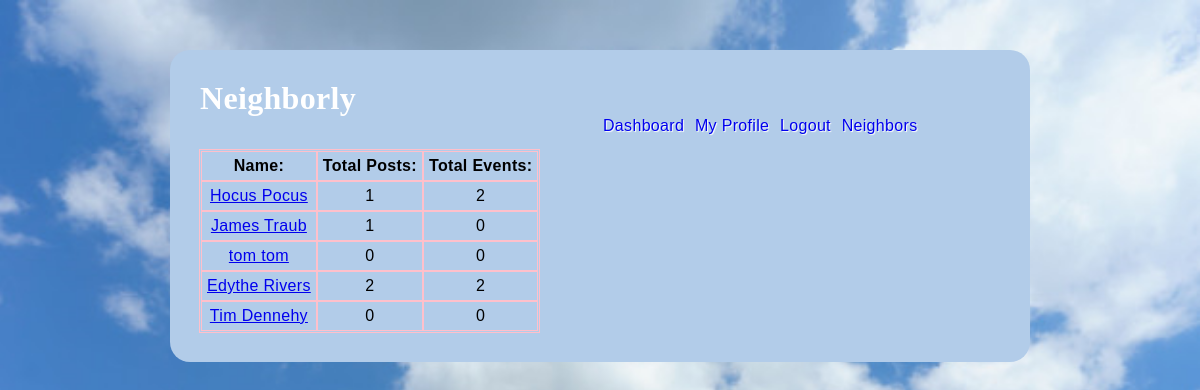
The app's page /all_users (signed in) with its own data.
### models.py (models this page shows)
class User(db.Model):
    __tablename__ = "users"
    id = db.Column(db.Integer, primary_key=True)
    first_name = db.Column(db.String(45))
    last_name = db.Column(db.String(45))
    email = db.Column(db.String(255))
    address_id = db.Column(db.Integer, db.ForeignKey('addresses.id', ondelete='cascade'))
    address = db.relationship('Address', foreign_keys=[address_id])
    password_hash=db.Column(db.String(255))
    profile_pic = db.Column(db.Text)
    likes_sent = db.relationship('Post', secondary=likes_table, passive_deletes=True)
    all_post = db.relationship('Post', back_populates="user", cascade="all, delete, delete-orphan")
    all_event = db.relationship('Event', back_populates="user", cascade="all, delete, delete-orphan")
    post_comments = db.relationship('Post_comment', back_populates="user", cascade="all, delete, delete-orphan")
    event_comments = db.relationship('Event_comment', back_populates="user", cascade="all, delete, delete-orphan")
    created_at = db.Column(db.DateTime, server_default = func.now())
    updated_at = db.Column(db.DateTime, server_default = func.now(), onupdate = func.now())
    @property
    def full_name(self):
        return self.first_name + ' ' + self.last_name
    @property
    def num_posts(self):
        return len(self.all_post)
    @property
    def num_events(self):
        return len(self.all_event)

### controller.py (the view)
def all_users():
    if 'user_id' not in session:
        return redirect("/")
    users = User.query.all()
    return render_template("all_neighbors.html", all_users = users)

### templates/all_neighbors.html (shortened to what this page needs)
<!DOCTYPE html>
<html lang="en">
<head>
    <link rel="stylesheet" type="text/css" href="{{ url_for('static', filename='style_profile.css') }}">
</head>
<body>
    <div class="container">
        <h1>Neighborly</h1>
        <div class="navigation">
            <a href="/dashboard">Dashboard</a>
            <a href="/my_profile">My Profile</a>
            <a href="/logout">Logout</a>
            <a href="/all_users">Neighbors</a>
        </div>
        <div class="neighbors">
            <table>
                <thead>
                    <tr>
                        <th>Name:</th>
                        <th>Total Posts: </th>
                        <th>Total Events:</th>
                    </tr>
                </thead>
                <tbody>
                    {% for user in all_users %}
                    <tr>
                        <td><a href="/neighbors/profile/{{user.id}}">{{user.full_name}}</a></td>
                        <td>{{user.num_posts}}</td>
                        <td>{{user.num_events}}</td>
                    </tr>
                    {% endfor %}
                </tbody>
            </table>
        </div>
    </div>
</body>
</html>

### static/style_profile.css (style rules this page uses)
* { margin: 0px; padding: 0px; }
body { background-repeat: no-repeat; background-attachment: fixed; background-size: cover; background-position: top; background-image: url("clouds.png"); width: 100%; height: 100%; font-family: Arial, Helvetica; letter-spacing: 0.02em; font-weight: 400; -webkit-font-smoothing: antialiased; }
.container { width: 800px; background-color: rgb(178, 204, 233); margin: 50px auto; padding: 30px; border-radius: 20px; font-family: 'Lucida Sans', 'Lucida Sans Regular', 'Lucida Grande', 'Lucida Sans Unicode', Geneva, Verdana, sans-serif; }
.container h1 { font-family: cursive; color: white; }
.navigation { margin-left: 400px; border-radius: 2px; color: white; text-shadow: 1px 1px 1px white }
.navigation a { padding: 3px; text-decoration: none; }
.neighbors { text-align: center; margin-top: 15px; }
.neighbors table { outline: 1px solid pink; }
.neighbors tr { outline: 1px solid pink; }
.neighbors th { outline: 1px solid pink; padding: 5px; }
.neighbors td { outline: 1px solid pink; padding: 5px; }

### records on screen
User: full_name "Hocus Pocus", num_posts "1", num_events "2"
User: full_name "James Traub", num_posts "1", num_events "0"
User: full_name "tom tom", num_posts "0", num_events "0"
User: full_name "Edythe Rivers", num_posts "2", num_events "2"
User: full_name "Tim Dennehy", num_posts "0", num_events "0"
